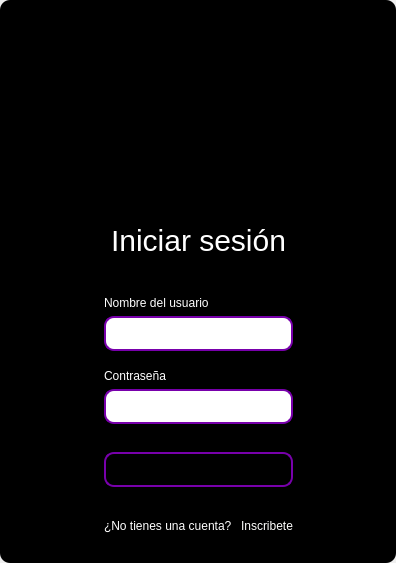
<?xml version="1.0" encoding="UTF-8"?>
<ui version="4.0">
 <class>MainWindow</class>
 <widget class="QMainWindow" name="MainWindow">
  <property name="geometry">
   <rect>
    <x>0</x>
    <y>0</y>
    <width>396</width>
    <height>563</height>
   </rect>
  </property>
  <property name="windowTitle">
   <string>MainWindow</string>
  </property>
  <property name="styleSheet">
   <string notr="true"/>
  </property>
  <widget class="QWidget" name="centralwidget">
   <property name="styleSheet">
    <string notr="true"/>
   </property>
   <layout class="QVBoxLayout" name="verticalLayout">
    <property name="spacing">
     <number>0</number>
    </property>
    <property name="leftMargin">
     <number>0</number>
    </property>
    <property name="topMargin">
     <number>0</number>
    </property>
    <property name="rightMargin">
     <number>0</number>
    </property>
    <property name="bottomMargin">
     <number>0</number>
    </property>
    <item>
     <widget class="QFrame" name="frame">
      <property name="enabled">
       <bool>true</bool>
      </property>
      <property name="styleSheet">
       <string notr="true">
QFrame {
border-radius:10px;
background-color: rgb(0, 0, 0);
 }
</string>
      </property>
      <property name="frameShape">
       <enum>QFrame::StyledPanel</enum>
      </property>
      <property name="frameShadow">
       <enum>QFrame::Raised</enum>
      </property>
      <layout class="QVBoxLayout" name="verticalLayout_2">
       <item>
        <widget class="QFrame" name="frame_superior">
         <property name="minimumSize">
          <size>
           <width>0</width>
           <height>40</height>
          </size>
         </property>
         <property name="maximumSize">
          <size>
           <width>16777215</width>
           <height>40</height>
          </size>
         </property>
         <property name="styleSheet">
          <string notr="true">QPushButton{
border-radius:18px;
}

QPushButton:hover{
	background-color: rgb(0, 0, 0);
}
</string>
         </property>
         <property name="frameShape">
          <enum>QFrame::StyledPanel</enum>
         </property>
         <property name="frameShadow">
          <enum>QFrame::Raised</enum>
         </property>
         <layout class="QHBoxLayout" name="horizontalLayout_3">
          <property name="spacing">
           <number>4</number>
          </property>
          <property name="leftMargin">
           <number>0</number>
          </property>
          <property name="topMargin">
           <number>0</number>
          </property>
          <property name="rightMargin">
           <number>0</number>
          </property>
          <property name="bottomMargin">
           <number>0</number>
          </property>
          <item>
           <spacer name="horizontalSpacer_2">
            <property name="orientation">
             <enum>Qt::Horizontal</enum>
            </property>
            <property name="sizeHint" stdset="0">
             <size>
              <width>443</width>
              <height>20</height>
             </size>
            </property>
           </spacer>
          </item>
          <item>
           <widget class="QPushButton" name="bt_minimize">
            <property name="minimumSize">
             <size>
              <width>38</width>
              <height>38</height>
             </size>
            </property>
            <property name="maximumSize">
             <size>
              <width>38</width>
              <height>38</height>
             </size>
            </property>
            <property name="text">
             <string/>
            </property>
            <property name="icon">
             <iconset>
              <normaloff>image/minus.svg</normaloff>image/minus.svg</iconset>
            </property>
            <property name="iconSize">
             <size>
              <width>38</width>
              <height>38</height>
             </size>
            </property>
           </widget>
          </item>
          <item>
           <widget class="QPushButton" name="bt_maximize">
            <property name="minimumSize">
             <size>
              <width>38</width>
              <height>38</height>
             </size>
            </property>
            <property name="maximumSize">
             <size>
              <width>38</width>
              <height>38</height>
             </size>
            </property>
            <property name="text">
             <string/>
            </property>
            <property name="icon">
             <iconset>
              <normaloff>image/chevron-up.svg</normaloff>image/chevron-up.svg</iconset>
            </property>
            <property name="iconSize">
             <size>
              <width>38</width>
              <height>38</height>
             </size>
            </property>
           </widget>
          </item>
          <item>
           <widget class="QPushButton" name="bt_normal">
            <property name="minimumSize">
             <size>
              <width>38</width>
              <height>38</height>
             </size>
            </property>
            <property name="maximumSize">
             <size>
              <width>38</width>
              <height>38</height>
             </size>
            </property>
            <property name="text">
             <string/>
            </property>
            <property name="icon">
             <iconset>
              <normaloff>image/chevron-down.svg</normaloff>image/chevron-down.svg</iconset>
            </property>
            <property name="iconSize">
             <size>
              <width>38</width>
              <height>38</height>
             </size>
            </property>
           </widget>
          </item>
          <item>
           <widget class="QPushButton" name="bt_close">
            <property name="minimumSize">
             <size>
              <width>38</width>
              <height>38</height>
             </size>
            </property>
            <property name="maximumSize">
             <size>
              <width>38</width>
              <height>38</height>
             </size>
            </property>
            <property name="text">
             <string/>
            </property>
            <property name="icon">
             <iconset>
              <normaloff>image/x.svg</normaloff>image/x.svg</iconset>
            </property>
            <property name="iconSize">
             <size>
              <width>38</width>
              <height>38</height>
             </size>
            </property>
           </widget>
          </item>
         </layout>
        </widget>
       </item>
       <item>
        <widget class="QFrame" name="frame_3">
         <property name="frameShape">
          <enum>QFrame::StyledPanel</enum>
         </property>
         <property name="frameShadow">
          <enum>QFrame::Raised</enum>
         </property>
         <layout class="QHBoxLayout" name="horizontalLayout_4">
          <item>
           <spacer name="horizontalSpacer_3">
            <property name="orientation">
             <enum>Qt::Horizontal</enum>
            </property>
            <property name="sizeHint" stdset="0">
             <size>
              <width>178</width>
              <height>20</height>
             </size>
            </property>
           </spacer>
          </item>
          <item>
           <layout class="QVBoxLayout" name="verticalLayout_4">
            <item>
             <spacer name="verticalSpacer">
              <property name="orientation">
               <enum>Qt::Vertical</enum>
              </property>
              <property name="sizeHint" stdset="0">
               <size>
                <width>28</width>
                <height>28</height>
               </size>
              </property>
             </spacer>
            </item>
            <item>
             <widget class="QPushButton" name="btn_icon">
              <property name="minimumSize">
               <size>
                <width>0</width>
                <height>100</height>
               </size>
              </property>
              <property name="styleSheet">
               <string notr="true">
QPushButton{
border-radius:18px;
background-color: rgb(0, 0, 0);
}</string>
              </property>
              <property name="text">
               <string/>
              </property>
              <property name="iconSize">
               <size>
                <width>80</width>
                <height>80</height>
               </size>
              </property>
             </widget>
            </item>
            <item>
             <widget class="QFrame" name="frame_4">
              <property name="maximumSize">
               <size>
                <width>400</width>
                <height>600</height>
               </size>
              </property>
              <property name="styleSheet">
               <string notr="true">QLabel {
color: rgb(255, 255, 255);
	font: 12pt &quot;Arial&quot;;
	background-color: rgba(0, 0, 0,0);
}


QLineEdit{

border-radius:10px; 
font: 12pt &quot;Arial&quot;;
color: rgb(255, 255, 254);
border: 2px solid rgb(120, 0, 171);

}

QLineEdit:hover{
background-color: rgba(0, 0, 0,0);
border-radius:10px; 
font: 12pt &quot;Arial&quot;;
border: 2px solid  rgb(120, 0, 171);
}

QLineEdit:focus{
background-color: rgb(0, 0, 0);
border-radius:10px; 
font: 12pt &quot;Arial&quot;;
border: 2px solid rgb(120, 0, 171);
}

QCheckBox{
	font: 12pt &quot;Arial&quot;;
	color: rgb(255, 255, 255);
}

QCheckBox::indicator {
    width: 18px;
    height:18px;
}

QCheckBox::indicator:unchecked {
   background-image: url(image/square.svg);
}

QCheckBox::indicator:checked {
   background-image: url(image/check-square.svg);
}

QPushButton{
border-radius:10px; 
font: 12pt &quot;Arial&quot;;
border: 2px solid rgb(120, 0, 171);

}

QPushButton:hover{
border-radius:10px; 
font: 12pt &quot;Arial&quot;;
color: rgb(255, 255, 255);
border: 2px solid rgb(120, 0, 171);
	background-color: rgb(120, 0, 171);
}
</string>
              </property>
              <property name="frameShape">
               <enum>QFrame::StyledPanel</enum>
              </property>
              <property name="frameShadow">
               <enum>QFrame::Raised</enum>
              </property>
              <layout class="QVBoxLayout" name="verticalLayout_3">
               <item>
                <spacer name="verticalSpacer_3">
                 <property name="orientation">
                  <enum>Qt::Vertical</enum>
                 </property>
                 <property name="sizeHint" stdset="0">
                  <size>
                   <width>20</width>
                   <height>40</height>
                  </size>
                 </property>
                </spacer>
               </item>
               <item>
                <widget class="QLabel" name="label_3">
                 <property name="minimumSize">
                  <size>
                   <width>100</width>
                   <height>100</height>
                  </size>
                 </property>
                 <property name="styleSheet">
                  <string notr="true">font-size: 30px
</string>
                 </property>
                 <property name="text">
                  <string>Iniciar sesión</string>
                 </property>
                 <property name="alignment">
                  <set>Qt::AlignCenter</set>
                 </property>
                </widget>
               </item>
               <item>
                <widget class="QLabel" name="label_4">
                 <property name="text">
                  <string>Nombre del usuario</string>
                 </property>
                </widget>
               </item>
               <item>
                <widget class="QLineEdit" name="nametxt">
                 <property name="minimumSize">
                  <size>
                   <width>0</width>
                   <height>35</height>
                  </size>
                 </property>
                 <property name="text">
                  <string/>
                 </property>
                </widget>
               </item>
               <item>
                <spacer name="verticalSpacer_4">
                 <property name="orientation">
                  <enum>Qt::Vertical</enum>
                 </property>
                 <property name="sizeHint" stdset="0">
                  <size>
                   <width>20</width>
                   <height>40</height>
                  </size>
                 </property>
                </spacer>
               </item>
               <item>
                <widget class="QLabel" name="label_5">
                 <property name="text">
                  <string>Contraseña</string>
                 </property>
                </widget>
               </item>
               <item>
                <widget class="QLineEdit" name="passwordtxt">
                 <property name="minimumSize">
                  <size>
                   <width>0</width>
                   <height>35</height>
                  </size>
                 </property>
                 <property name="maximumSize">
                  <size>
                   <width>16777215</width>
                   <height>16777215</height>
                  </size>
                 </property>
                 <property name="echoMode">
                  <enum>QLineEdit::Password</enum>
                 </property>
                </widget>
               </item>
               <item>
                <spacer name="verticalSpacer_5">
                 <property name="orientation">
                  <enum>Qt::Vertical</enum>
                 </property>
                 <property name="sizeHint" stdset="0">
                  <size>
                   <width>20</width>
                   <height>40</height>
                  </size>
                 </property>
                </spacer>
               </item>
               <item>
                <spacer name="verticalSpacer_6">
                 <property name="orientation">
                  <enum>Qt::Vertical</enum>
                 </property>
                 <property name="sizeHint" stdset="0">
                  <size>
                   <width>20</width>
                   <height>40</height>
                  </size>
                 </property>
                </spacer>
               </item>
               <item>
                <widget class="QPushButton" name="btn_login">
                 <property name="minimumSize">
                  <size>
                   <width>0</width>
                   <height>35</height>
                  </size>
                 </property>
                 <property name="cursor">
                  <cursorShape>PointingHandCursor</cursorShape>
                 </property>
                 <property name="text">
                  <string>Iniciar Sesión</string>
                 </property>
                </widget>
               </item>
               <item>
                <spacer name="verticalSpacer_7">
                 <property name="orientation">
                  <enum>Qt::Vertical</enum>
                 </property>
                 <property name="sizeHint" stdset="0">
                  <size>
                   <width>20</width>
                   <height>40</height>
                  </size>
                 </property>
                </spacer>
               </item>
               <item>
                <layout class="QHBoxLayout" name="horizontalLayout_2"/>
               </item>
               <item>
                <spacer name="verticalSpacer_8">
                 <property name="orientation">
                  <enum>Qt::Vertical</enum>
                 </property>
                 <property name="sizeHint" stdset="0">
                  <size>
                   <width>20</width>
                   <height>40</height>
                  </size>
                 </property>
                </spacer>
               </item>
               <item>
                <layout class="QHBoxLayout" name="horizontalLayout">
                 <item>
                  <widget class="QLabel" name="label_2">
                   <property name="text">
                    <string>¿No tienes una cuenta? </string>
                   </property>
                  </widget>
                 </item>
                 <item>
                  <widget class="QPushButton" name="btn_register">
                   <property name="cursor">
                    <cursorShape>PointingHandCursor</cursorShape>
                   </property>
                   <property name="styleSheet">
                    <string notr="true">QPushButton{
border-radius:10px; 
font: 12pt &quot;Arial&quot;;
color: rgb(255, 255, 254);
border: None;
background-color: None;
}

QPushButton:hover{
border-radius:10px; 
font: 12pt &quot;Arial&quot;;
color: rgb(117, 0, 175);
border: None;
background-color: None;
}
</string>
                   </property>
                   <property name="text">
                    <string>Inscribete</string>
                   </property>
                  </widget>
                 </item>
                 <item>
                  <spacer name="horizontalSpacer">
                   <property name="orientation">
                    <enum>Qt::Horizontal</enum>
                   </property>
                   <property name="sizeHint" stdset="0">
                    <size>
                     <width>40</width>
                     <height>20</height>
                    </size>
                   </property>
                  </spacer>
                 </item>
                </layout>
               </item>
              </layout>
             </widget>
            </item>
            <item>
             <spacer name="verticalSpacer_2">
              <property name="orientation">
               <enum>Qt::Vertical</enum>
              </property>
              <property name="sizeHint" stdset="0">
               <size>
                <width>20</width>
                <height>40</height>
               </size>
              </property>
             </spacer>
            </item>
           </layout>
          </item>
          <item>
           <spacer name="horizontalSpacer_4">
            <property name="orientation">
             <enum>Qt::Horizontal</enum>
            </property>
            <property name="sizeHint" stdset="0">
             <size>
              <width>177</width>
              <height>20</height>
             </size>
            </property>
           </spacer>
          </item>
         </layout>
        </widget>
       </item>
      </layout>
     </widget>
    </item>
   </layout>
  </widget>
 </widget>
 <resources/>
 <connections/>
</ui>
